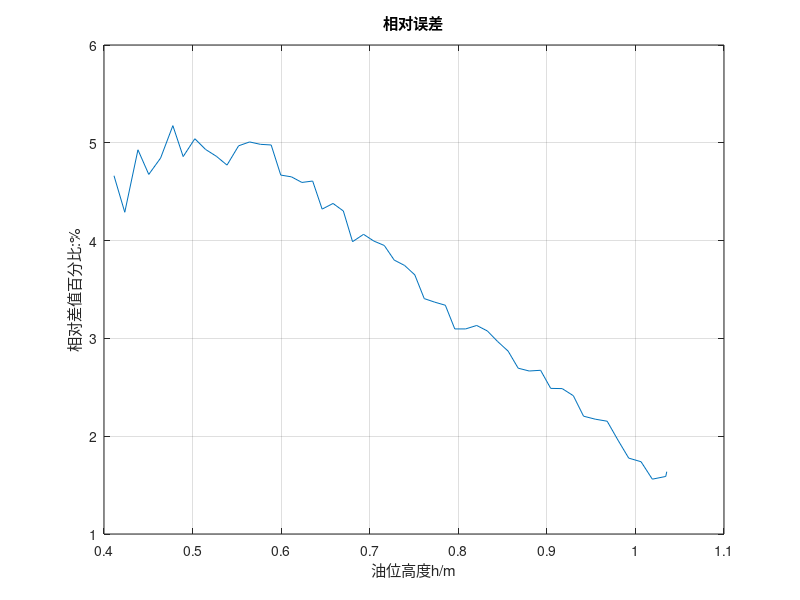
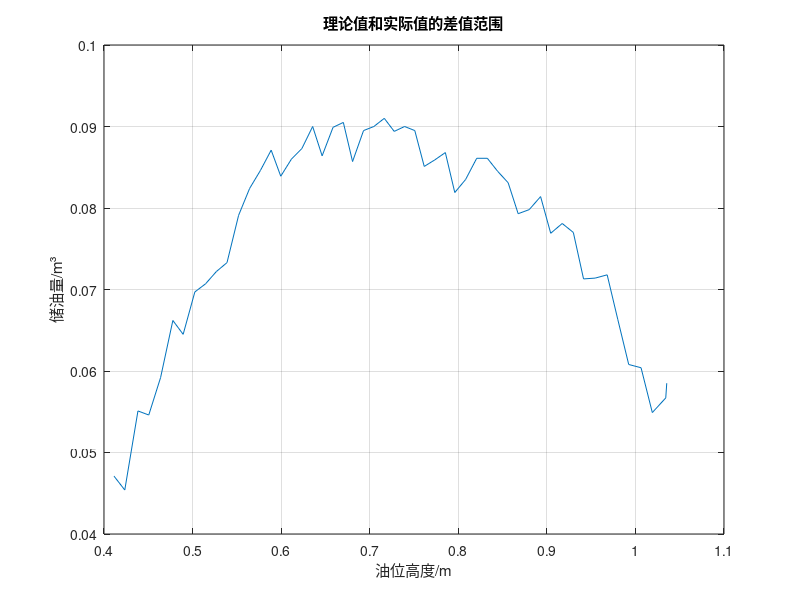
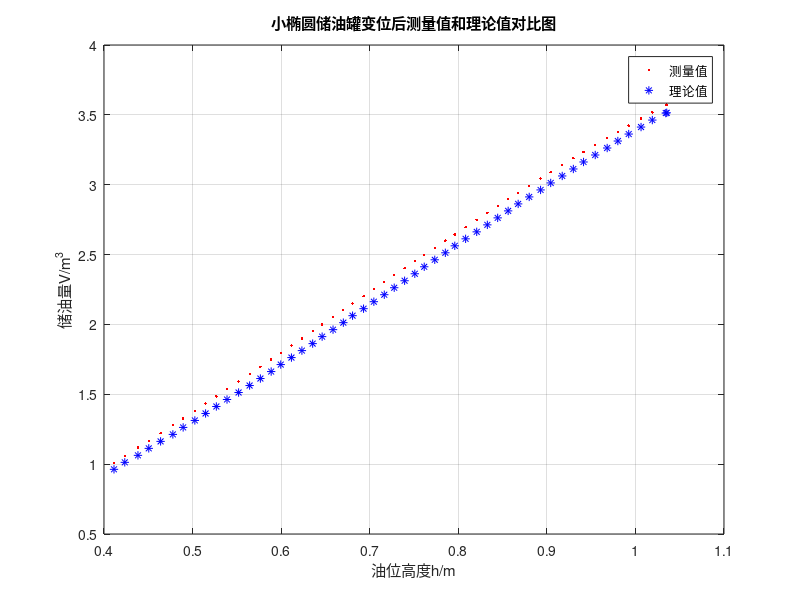

Here is the MATLAB script that generated these plots, in order:
%变位后理论值和实际值相比较
clc;clear;
v1=[
1.01 1.0583 1.118 1.1675 1.2221 1.2791 1.3274 1.3825 1.4335 1.4849 1.536 1.5918 ...
1.6451 1.6973 1.7498 1.7966 1.8487 1.9 1.9527 1.9991 2.0526 2.1032 2.1484 2.2022 ...
2.2527 2.3037 2.3521 2.4027 2.4522 2.4978 2.5486 2.5995 2.6446 2.6962 2.7488 ...
2.7988 2.8472 2.8958 2.942 2.9925 3.0441 3.0896 3.1408 3.1897 3.234 3.2841 ...
3.3345 3.379 3.4235 3.4731 3.5176 3.5694 3.5732];
v2=[0.9629 1.0129 1.0629 1.1129 1.1629 1.2129 1.2629 1.3128 1.3628 1.4127 1.4627 ...
1.5127 1.5627 1.6127 1.6627 1.7127 1.7627 1.8127 1.8627 1.9127 1.9627 2.0127 ...
2.0627 2.1127 2.1627 2.2127 2.2627 2.3127 2.3627 2.4127 2.4627 2.5127 2.5627 ...
2.6127 2.6627 2.7127 2.7627 2.8127 2.8627 2.9127 2.9627 3.0127 3.0627 3.1127 ...
3.1627 3.2127 3.2627 3.3127 3.3627 3.4127 3.4627 3.5127 3.5147 ];
h=[411.29 423.45 438.33 450.54 463.90 477.74 489.37 502.56 514.69 526.84 538.88 ...
551.96 564.40 576.56 588.74 599.56 611.62 623.44 635.58 646.28 658.59 670.22 ...
680.63 693.03 704.67 716.45 727.66 739.39 750.90 761.55 773.43 785.39 796.04 ...
808.27 820.80 832.80 844.47 856.29 867.60 880.06 892.92 904.34 917.34 929.90 ...
941.42 954.60 968.09 980.14 992.41 1006.34 1019.07 1034.24 1035.36];
h=h/1000;
s1=v1-v2;       %理论值和实际值的差值
s=(v1-v2)./v1.*100;  %相对误差

figure(1)
plot(h,s)
xlabel('油位高度h/m')
ylabel('相对差值百分比:%')
title('相对误差')
grid on

figure(2)
plot(h,s1)
xlabel('油位高度/m')
ylabel('储油量/m³')
title('理论值和实际值的差值范围')
grid on

figure(3)
plot(h,v1,'r.',h,v2,'b*')
xlabel('油位高度h/m')
ylabel('储油量V/m^3')
title('小椭圆储油罐变位后测量值和理论值对比图')
legend('测量值','理论值')
grid on